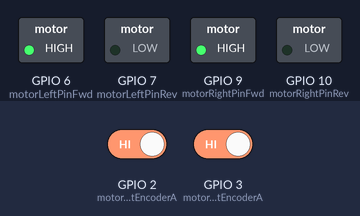
This sketch was run on a simulated ESP32. Shown: switched loads named in the sketch (green lamp = pin HIGH). Inputs (shaded band) come from the test bench; at power-on: GPIO 2 (motorRightEncoderA) HIGH, GPIO 3 (motorLeftEncoderA) HIGH. What the sketch prints to the serial monitor is not drawn.

Above: at 0.1 s.
Timing chart, 0 to 1.6 s (numbered marks = the images above):
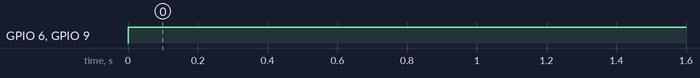

The sketch:

movimiento.ino
```cpp
const int motorLeftEncoderA = 3;
const int motorLeftEncoderB = 4;

const int motorRightEncoderA = 2;
const int motorRightEncoderB = 5;

const int motorLeftPinRev = 7;
const int motorLeftPinFwd = 6;

const int motorRightPinRev = 10;
const int motorRightPinFwd = 9;

const int axisDistance = 62; // En milímetros
const float wheelRatio = 360; //valor sacado empiricamente contando los pulsos por vuelta de rueda
const float wheelDiameter = 23.5; // En milímetros

const float KpVelLienal = 2;
const float KdVelLineal = 1;
const float KpVelAngular = 200;
const float KdVelAngular = 1;

const int MAX_SPEED = 215; //velocidad maxima de los motores en mm/s

volatile long lastReadingTimeLeft = 0;
volatile long lastStoredTimeLeft = 0;

volatile long lastReadingTimeRight = 0;
volatile long lastStoredTimeRight = 0;

volatile long stepsLeft = 0;
volatile long lastStepsLeft = 0;


volatile long stepsRight = 0;
volatile long lastStepsRight = 0;

volatile float desiredLinearSpeed =0;
volatile float desiredAngularSpeed = 0;

volatile int leftSPD = 0;
volatile int rightSPD = 0;


void setup()
{
   pinMode(motorLeftEncoderA, INPUT_PULLUP);
   pinMode(motorRightEncoderA, INPUT_PULLUP);
   Serial.begin(9600);
   attachInterrupt(digitalPinToInterrupt(motorLeftEncoderA), doEncodeLeft, RISING);
   attachInterrupt(digitalPinToInterrupt(motorRightEncoderA), doEncodeRight, RISING);
}

void loop()
{
  setSpeeds(MAX_SPEED, 0);
  delay(100);
//    Serial.print (right);
//    Serial.print (",");
//    Serial.print (left);
//    Serial.print (",");
//    Serial.print (carLinearSpeed(right, left));
//    Serial.print (",");
//    Serial.println (carAngularSpeed(right, left));
}

void setSpeeds(float linear, float angular){
  float right, left;
  float errorLinearSpeed = 0;
  float errorAngularSpeed = 0;
  right = rightSpeed();
  left = leftSpeed();
  errorLinearSpeed = linear - carLinearSpeed(right, left);
  errorAngularSpeed = angular - carAngularSpeed(right, left);
  leftSPD = (left + (errorLinearSpeed * KpVelLienal) - (errorAngularSpeed * KpVelAngular));
  if (leftSPD > MAX_SPEED){
    leftSPD = MAX_SPEED;
  }
  rightSPD = (right + (errorLinearSpeed * KpVelLienal) + (errorAngularSpeed * KpVelAngular));
  if (rightSPD > MAX_SPEED){
    rightSPD = MAX_SPEED;
  }

  moveLeft(255*(leftSPD/MAX_SPEED));
  moveRight(255*(rightSPD/MAX_SPEED));

  Serial.print (right);
  Serial.print (",");
  Serial.print (left);
  Serial.print (",");
  Serial.print (errorLinearSpeed);
  Serial.print (",");
  Serial.print (errorAngularSpeed);
  Serial.print (",");
  Serial.print (carLinearSpeed(right, left));
  Serial.print (",");
  Serial.println (carAngularSpeed(right, left));

//const float KdVelLineal = 1;
//const float  = 1;
//const float KdVelAngular = 1;


}

void moveLeft(int spd){
  if (spd == 0) {
    analogWrite(motorLeftPinRev, 0);
    analogWrite(motorLeftPinFwd, 0);
  } else if (spd > 0) {
    analogWrite(motorLeftPinRev, 0);
    analogWrite(motorLeftPinFwd, spd);
  } else {
    analogWrite(motorLeftPinRev, spd*(-1));
    analogWrite(motorLeftPinFwd, 0);
  }
}

void moveRight(int spd){
  if (spd == 0){
    analogWrite(motorRightPinRev, 0);
    analogWrite(motorRightPinFwd, 0);
  } else if (spd > 0) {
    analogWrite(motorRightPinRev, 0);
    analogWrite(motorRightPinFwd, spd);
  } else {
    analogWrite(motorRightPinRev, spd*(-1));
    analogWrite(motorRightPinFwd, 0);
  }
}


float leftSpeed(){
  float result;
  float mm;
  int space;
  float timeLapsed;
  space = stepsLeft - lastStepsLeft;
  lastReadingTimeLeft = millis();
  timeLapsed = lastReadingTimeLeft - lastStoredTimeLeft;
  mm = (PI * wheelDiameter * space) / (wheelRatio);
  result = mm / (timeLapsed / 1000);
  lastStoredTimeLeft = lastReadingTimeLeft;
  lastStepsLeft = stepsLeft;
  return result;
}

float rightSpeed(){
  float result;
  float mm;
  int space;
  float timeLapsed;
  space = stepsRight - lastStepsRight;
  lastReadingTimeRight = millis();
  timeLapsed = lastReadingTimeRight - lastStoredTimeRight;
  mm = (PI * wheelDiameter * space) / (wheelRatio);
  result = mm / (timeLapsed / 1000);
  lastStoredTimeRight = lastReadingTimeRight;
  lastStepsRight = stepsRight;
  return result;
}

float carLinearSpeed(float right, float left){
  return ((right + left) / 2);
}

float carAngularSpeed(float right, float left){
  return ((right - left) / axisDistance);
}

void doEncodeLeft()
{
    if (digitalRead(motorLeftEncoderA) == digitalRead(motorLeftEncoderB))
    {
       stepsLeft++;
    }
    else
    {
       stepsLeft--;
    }
}

void doEncodeRight()
{
    if (digitalRead(motorRightEncoderA) == digitalRead(motorRightEncoderB))
    {
       stepsRight++;
    }
    else
    {
       stepsRight--;
    }
}
```

Measured:
- by itself, GPIO 6 (motorLeftPinFwd), GPIO 9 (motorRightPinFwd): LOW → HIGH at 0.00 s
